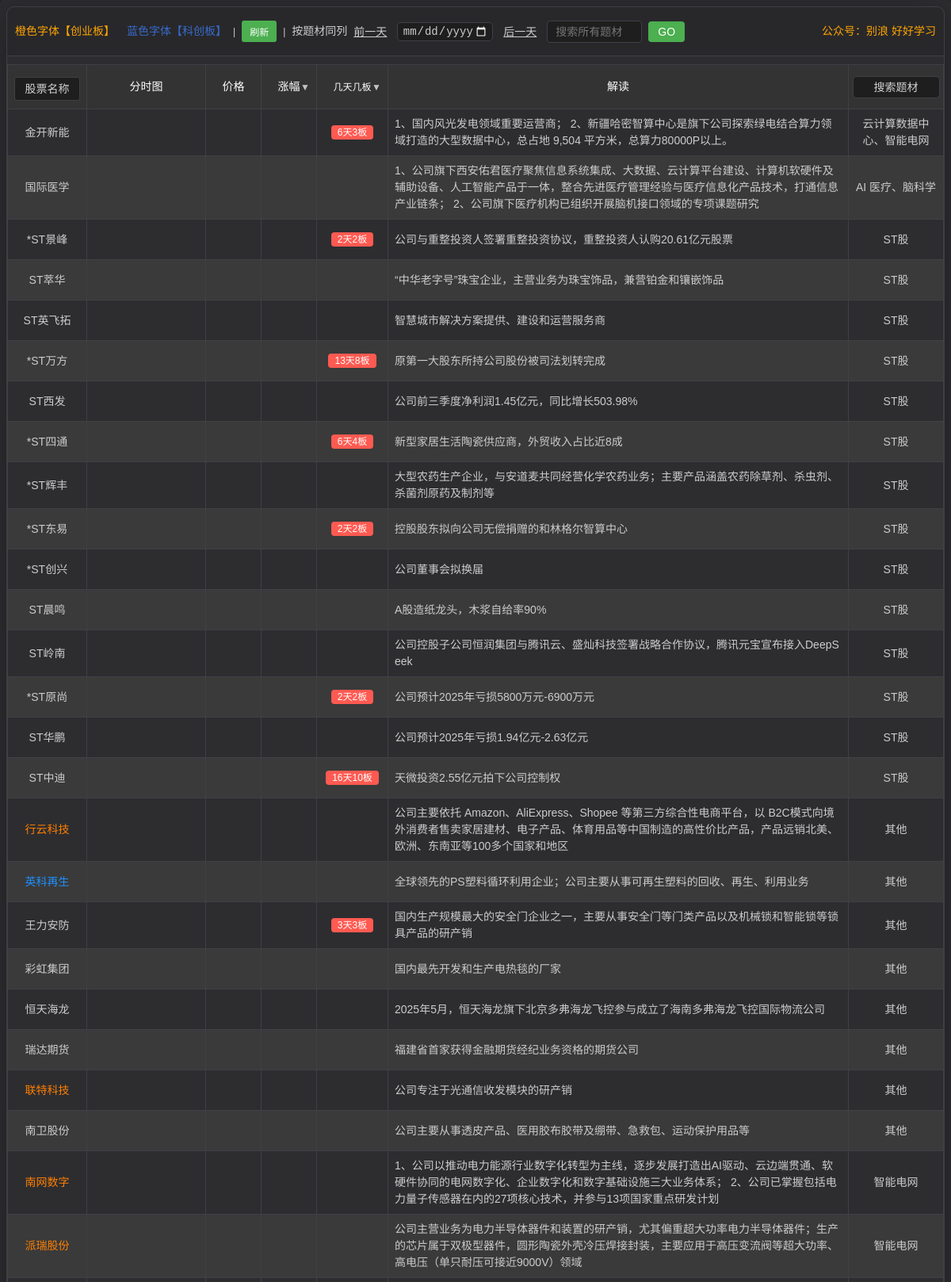
The page / (upper part) on the database its author committed.
### tables this page shows
CREATE TABLE stock_20260306 (
            id INTEGER PRIMARY KEY AUTOINCREMENT,
            code TEXT NOT NULL,
            name TEXT NOT NULL,
            description TEXT,
            plates TEXT,
            m_days_n_boards TEXT,
            date TEXT NOT NULL,
            price REAL DEFAULT 0,
            change_percentage REAL DEFAULT 0,
            amount REAL DEFAULT 0,
            value REAL DEFAULT 0
        );

### app.py (the view)
@app.route('/')
def index():
    latest_data = db.get_latest_day_data()
    message = session.pop('message', None)
    return render_template('index.html', stocks=latest_data, search_mode=False, message=message)

### templates/index.html (shortened to what this page needs)
<!DOCTYPE html>
<html lang="zh-CN">
<head>
    <link rel="stylesheet" href="/static/css/styles.css">
    </head>
<body>
    <div class="container">
        <div class="table-container">
            <div class="header-container">
                <div class="date-selector">
                    <span class="market-label">
                        <span style="color: orange;">橙色字体【创业板】</span> <span style="color: rgba(60, 127, 250, 0.781);">蓝色字体【科创板】</span>
                    </span>
                    <span style="color: var(--text-color);"> | </span>
                    <button onclick="location.reload()" class="refresh-button" title="刷新页面">
                    刷新
                </button>
                    <span style="color: var(--text-color);"> | </span>
                    <a href="/zqtc_tdx" style="color: var(--text-color); text-decoration: none; font-size: 14px;">按题材同列</a>
                    <a href="javascript:void(0)" onclick="changeDate(-1)" style="color: var(--text-color); text-decoration: underline; font-size: 14px; margin-right: 5px; display: inline-block; line-height: 24px;">前一天</a>
                    <input type="date" id="dateFilter" placeholder="选择日期" onchange="filterByDate(this.value)" class="filter-input" style="margin: 0; padding: 2px 5px; display: inline-block; width: auto; max-width: 130px; vertical-align: middle;">
                    <a href="javascript:void(0)" onclick="changeDate(1)" style="color: var(--text-color); text-decoration: underline; font-size: 14px; margin-left: 5px; display: inline-block; line-height: 24px;">后一天</a>
                    <div class="plate-search-container-inline">
                        <input type="text" id="plateSearchInput" placeholder="搜索所有题材" class="plate-search-input-inline">
                        <button onclick="searchPlate()" class="plate-search-button-inline">GO</button>
                    </div>
                    <div style="margin-left: auto; color: orange !important; font-size: 14px;">
                        公众号：别浪 好好学习
                    </div>
                </div>
            </div>
            <table>
                <thead>
                    <tr>
                        <th width="120px">
                            <div class="search-wrapper">
                                <input
                                    type="text"
                                    id="searchInput"
                                    placeholder="股票名称"
                                    class="search-input"
                                    oninput="showSuggestions(this.value)"
                                >
                            </div>
                        </th>
                        <th style="width: 150px;">分时图</th>
                        <th>价格</th>
                        <th class="sortable" onclick="sortByChangePercentage()">涨幅</th>
                        <th class="sortable" onclick="sortByDaysBoards()">几天几板</th>
                        <th>解读</th>
                        <th class="plate-column" style="width: 120px !important; min-width: 120px !important; max-width: 120px !important; padding: 4px !important;">
                            <input type="text" id="plateFilter" placeholder="搜索题材" oninput="filterByPlate(this.value)" class="filter-input">
                        </th>
                    </tr>
                </thead>
                <tbody id="stockTableBody">
                    {% if stocks %}
                        {% for stock in stocks %}
                            <tr onclick="linkToTongDaXin('{{ stock.code_part }}')" style="cursor: pointer;">
                                <td class="stock-name-link{% if stock.code_part.startswith('688') %} blue-text{% elif stock.code_part.startswith('3') or stock.code_part.startswith('68') %} orange-text{% endif %}">{{ stock.name }}</td>
                                <td><div class="time-chart" data-code="{{ stock.code_part }}" style="width: 140px; height: 50px;"></div></td>
                                <td class="price"></td>
                                <td class="change-percentage"></td>
                                <td>{% if stock.m_days_n_boards %}
                                    <span class="days-boards-tag">{{ stock.m_days_n_boards }}</span>
                                {% else %}{{ stock.m_days_n_boards }}{% endif %}</td>
                                <td>{{ stock.description }}</td>
                                <td class="plate-column">{{ stock.plates }}</td>
                            </tr>
                        {% endfor %}
                    {% else %}
                        <tr>
                            <td colspan="11" class="no-data">暂无股票数据，请点击"抓取股票数据"按钮获取数据</td>
                        </tr>
                    {% endif %}
                </tbody>
            </table>
        </div>
    </div>
</body>
</html>

### rows shown on the page
stock_20260306: name "金开新能", m_days_n_boards "6天3板", description "1、国内风光发电领域重要运营商； 2、新疆哈密智算中心是旗下公司探索绿电结合算力领域打造的大型数据中心，总占地 9,504 平方米，总算力80000P以上。", plates "云计算数据中心、智能电网"
stock_20260306: name "国际医学", description "1、公司旗下西安佑君医疗聚焦信息系统集成、大数据、云计算平台建设、计算机软硬件及辅助设备、人工智能产品于一体，整合先进医疗管理经验与医疗信息化产品技术，打通信息产业链条； 2、公司旗下医疗机构已组织开展脑机接口领域的专项课题研究", plates "AI 医疗、脑科学"
stock_20260306: name "*ST景峰", m_days_n_boards "2天2板", description "公司与重整投资人签署重整投资协议，重整投资人认购20.61亿元股票", plates "ST股"
stock_20260306: name "ST萃华", description "“中华老字号”珠宝企业，主营业务为珠宝饰品，兼营铂金和镶嵌饰品", plates "ST股"
stock_20260306: name "ST英飞拓", description "智慧城市解决方案提供、建设和运营服务商", plates "ST股"
stock_20260306: name "*ST万方", m_days_n_boards "13天8板", description "原第一大股东所持公司股份被司法划转完成", plates "ST股"
stock_20260306: name "ST西发", description "公司前三季度净利润1.45亿元，同比增长503.98%", plates "ST股"
stock_20260306: name "*ST四通", m_days_n_boards "6天4板", description "新型家居生活陶瓷供应商，外贸收入占比近8成", plates "ST股"
stock_20260306: name "*ST辉丰", description "大型农药生产企业，与安道麦共同经营化学农药业务；主要产品涵盖农药除草剂、杀虫剂、杀菌剂原药及制剂等", plates "ST股"
stock_20260306: name "*ST东易", m_days_n_boards "2天2板", description "控股股东拟向公司无偿捐赠的和林格尔智算中心", plates "ST股"
stock_20260306: name "*ST创兴", description "公司董事会拟换届", plates "ST股"
stock_20260306: name "ST晨鸣", description "A股造纸龙头，木浆自给率90%", plates "ST股"
stock_20260306: name "ST岭南", description "公司控股子公司恒润集团与腾讯云、盛灿科技签署战略合作协议，腾讯元宝宣布接入DeepSeek", plates "ST股"
stock_20260306: name "*ST原尚", m_days_n_boards "2天2板", description "公司预计2025年亏损5800万元-6900万元", plates "ST股"
stock_20260306: name "ST华鹏", description "公司预计2025年亏损1.94亿元-2.63亿元", plates "ST股"
stock_20260306: name "ST中迪", m_days_n_boards "16天10板", description "天微投资2.55亿元拍下公司控制权", plates "ST股"
stock_20260306: name "行云科技", description "公司主要依托 Amazon、AliExpress、Shopee 等第三方综合性电商平台，以 B2C模式向境外消费者售卖家居建材、电子产品、体育用品等中国制造的高性价比产品，产品远销北美、欧洲、东南亚等100多个国家和地区", plates "其他"
stock_20260306: name "英科再生", description "全球领先的PS塑料循环利用企业；公司主要从事可再生塑料的回收、再生、利用业务", plates "其他"
stock_20260306: name "王力安防", m_days_n_boards "3天3板", description "国内生产规模最大的安全门企业之一，主要从事安全门等门类产品以及机械锁和智能锁等锁具产品的研产销", plates "其他"
stock_20260306: name "彩虹集团", description "国内最先开发和生产电热毯的厂家", plates "其他"
stock_20260306: name "恒天海龙", description "2025年5月，恒天海龙旗下北京多弗海龙飞控参与成立了海南多弗海龙飞控国际物流公司", plates "其他"
stock_20260306: name "瑞达期货", description "福建省首家获得金融期货经纪业务资格的期货公司", plates "其他"
stock_20260306: name "联特科技", description "公司专注于光通信收发模块的研产销", plates "其他"
stock_20260306: name "南卫股份", description "公司主要从事透皮产品、医用胶布胶带及绷带、急救包、运动保护用品等", plates "其他"
stock_20260306: name "南网数字", description "1、公司以推动电力能源行业数字化转型为主线，逐步发展打造出AI驱动、云边端贯通、软硬件协同的电网数字化、企业数字化和数字基础设施三大业务体系； 2、公司已掌握包括电力量子传感器在内的27项核心技术，并参与13项国家重点研发计划", plates "智能电网"
stock_20260306: name "派瑞股份", description "公司主营业务为电力半导体器件和装置的研产销，尤其偏重超大功率电力半导体器件；生产的芯片属于双极型器件，圆形陶瓷外壳冷压焊接封装，主要应用于高压变流阀等超大功率、高电压（单只耐压可接近9000V）领域", plates "智能电网"
